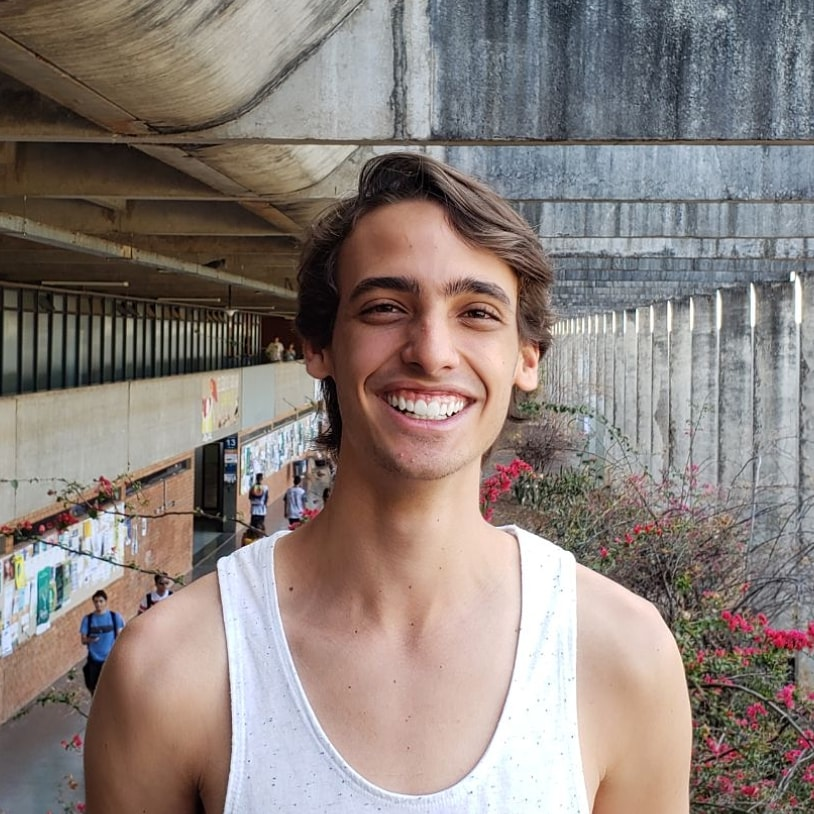
#> input picture imagens/Eu.jpeg, 814 x 814 px, given in place of the camera
$ python MorphTrans.py
#> lines starting #> are read from the running program, lines starting #| are printed output that depends on the picture; after the words box and inside, x2 and y2 are one past the last pixel; in counts of white or black regions, pixels touching at a corner belong together
import cv2
import numpy as np

cap = cv2.VideoCapture(0)

# Cria-se um filtro de tamanho (x,y) para servir de parametro nas funções a seguir
filtro = np.ones((5,5), np.uint8)

while True:
    _, frame = cap.read()
#> frame is the input picture: shape (814, 814, 3); mean B, G, R 123.6, 128.7, 139.7

    # Converte a imagem para tons de cinza
    gray = cv2.cvtColor(frame, cv2.COLOR_BGR2GRAY)
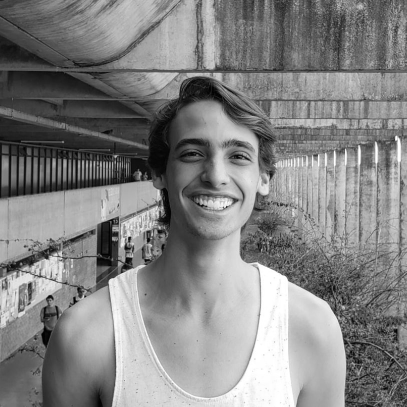
#> gray: shape (814, 814) (shown at 1/2 size); min 0, max 255, mean 131.4

    # Embassa a imagem para diminuir o ruído
    blur = cv2.GaussianBlur(gray,(5,5), 0)

    # Realiza o threshold OTSU
    _,mask = cv2.threshold(blur, 128, 255, cv2.THRESH_BINARY+cv2.THRESH_OTSU)
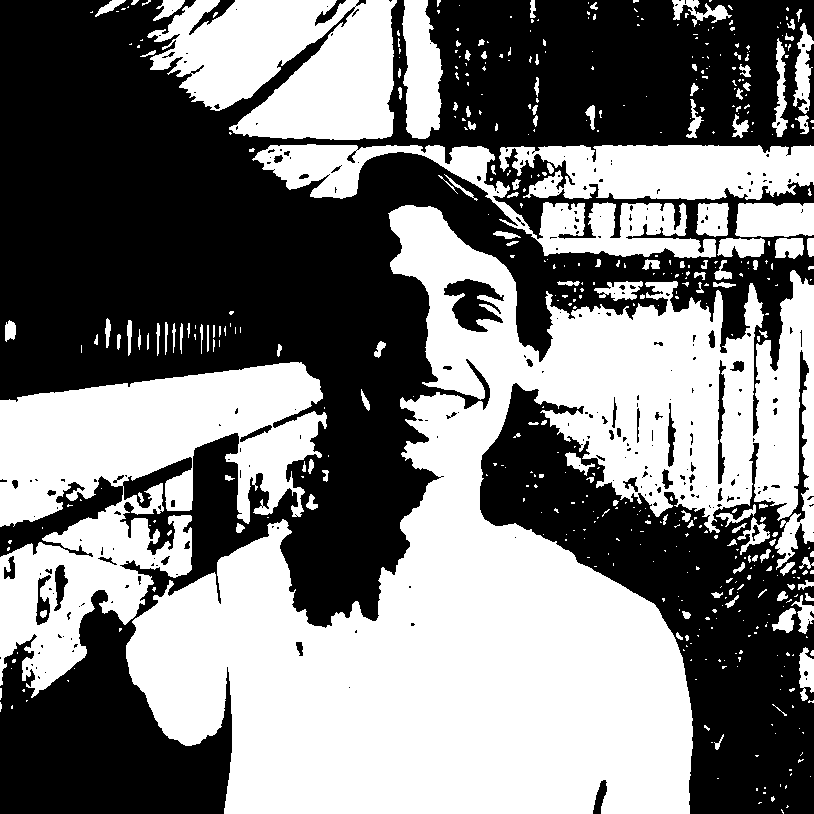
#> mask: shape (814, 814); 49% white; 508 white regions (374 under 20 px), largest, box (x1, y1, x2, y2) and area: (126, 205, 814, 814) 197231, (0, 362, 327, 698) 51335, (147, 0, 397, 140) 25757

    # Essa é uma operação de remoção de falsos positivos
    # Deixa de reconhecer muita coisa
    # Para cada positivo, ele olha para seus vizinhos com base no tamanho do filtro e analisa se aquilo é de fato positivo
    erosao = cv2.erode(mask, filtro, iterations = 1)
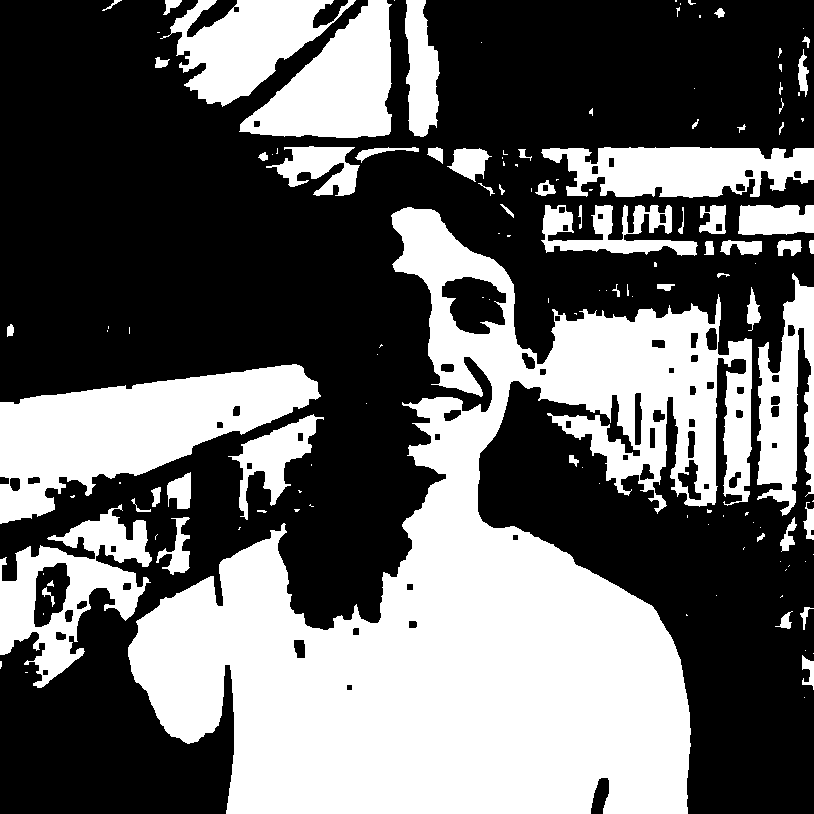
#> erosao: shape (814, 814); 40.4% white; 134 white regions (75 under 20 px), largest, box (x1, y1, x2, y2) and area: (128, 207, 752, 814) 168823, (0, 364, 321, 524) 24860, (239, 0, 392, 138) 11842

    # Essa é uma operação de remoção de falsos negativos
    # Passa a reconhecer muita coisa
    # Para cada negativo, ele olha para seus vizinhos com base no tamanho do filtro e analisa se aquilo é de fato negativo
    dilatacao = cv2.dilate(mask, filtro, iterations = 1)
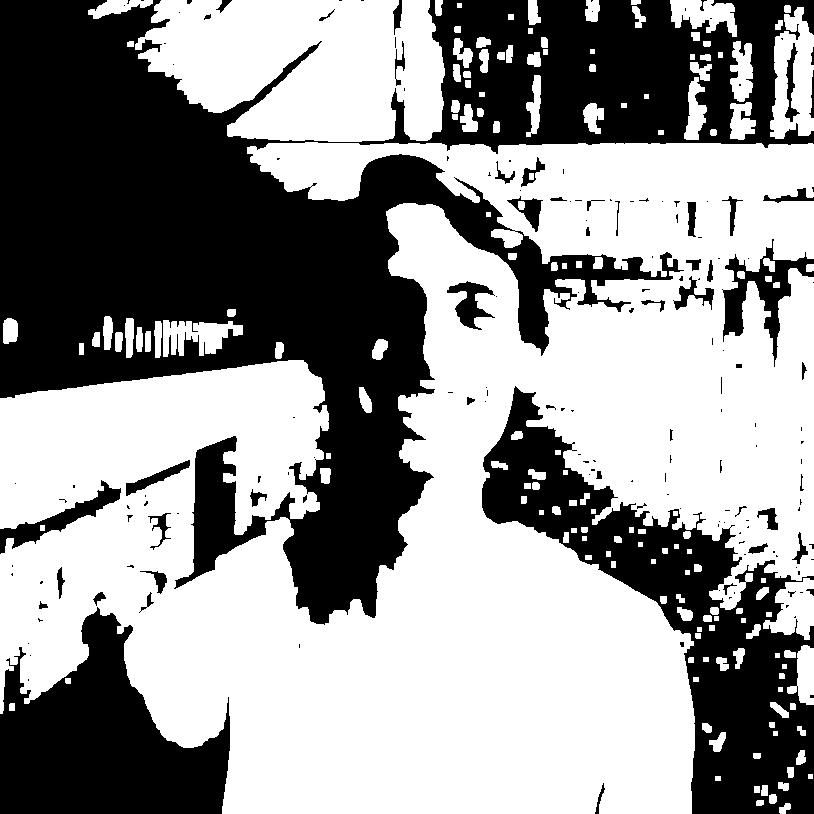
#> dilatacao: shape (814, 814); 58.5% white; 171 black regions (118 under 20 px), largest, box (x1, y1, x2, y2) and area: (0, 0, 814, 625) 191616, (482, 386, 814, 814) 42399, (0, 607, 230, 814) 28037

    # Essa é uma operação de remoção de falsos positivos
    # Ela é o resultado da operação dilatacao(erosao(frame))
    opening = cv2.morphologyEx(mask, cv2.MORPH_OPEN, filtro)
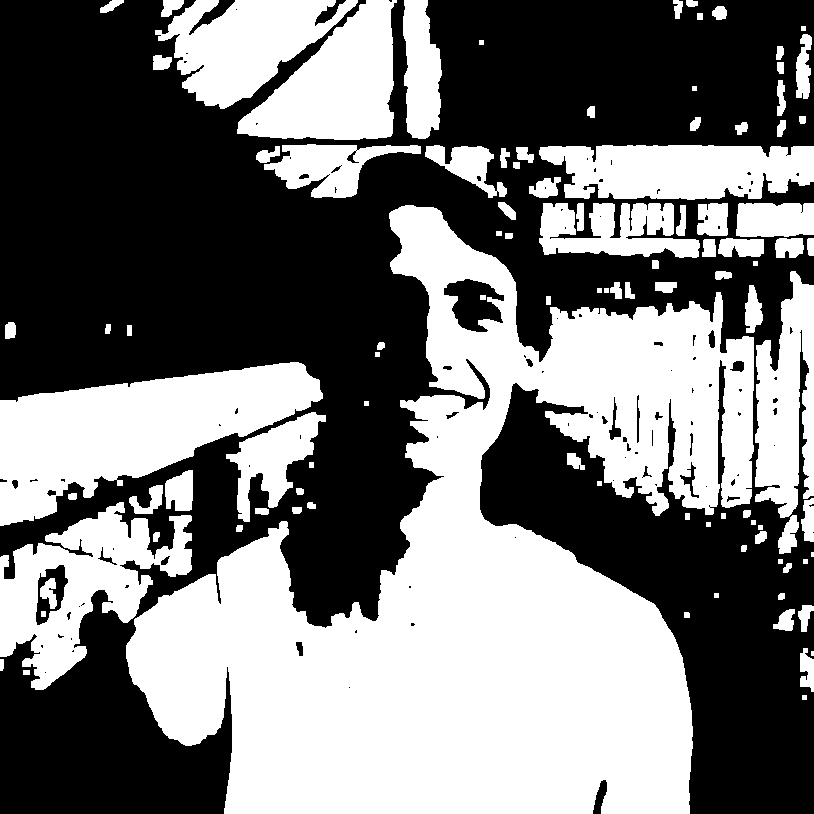
#> opening: shape (814, 814); 46.9% white; 102 white regions (2 under 20 px), largest, box (x1, y1, x2, y2) and area: (126, 205, 754, 814) 183058, (0, 362, 323, 526) 27144, (0, 502, 192, 690) 16016

    # Essa é uma operação de remoção de falsos negativos
    # Ela é o resultado da operação erosao(dilatacao(frame))
    closing = cv2.morphologyEx(mask, cv2.MORPH_CLOSE, filtro)
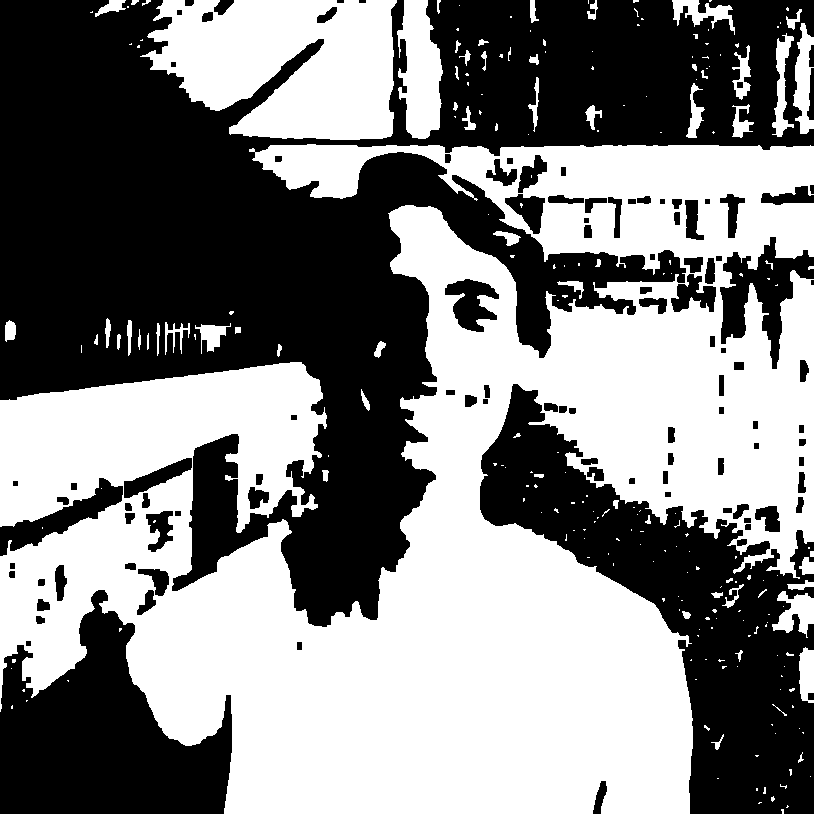
#> closing: shape (814, 814); 51.4% white; 106 black regions (1 under 20 px), largest, box (x1, y1, x2, y2) and area: (0, 0, 814, 627) 215980, (480, 384, 814, 814) 52268, (0, 590, 232, 814) 30191

    # cv2.imshow('Mascara', mask)
    cv2.imshow('Erosao', erosao)
    cv2.imshow('Dilatacao', dilatacao)
    cv2.imshow('Opening', opening)
    cv2.imshow('Closing', closing)

    if cv2.waitKey(50) == 27:
#> (key Esc is pressed here)
        break


cap.release()
cv2.destroyAllWindows()

$ run again, on imagens/imagem1.jpeg
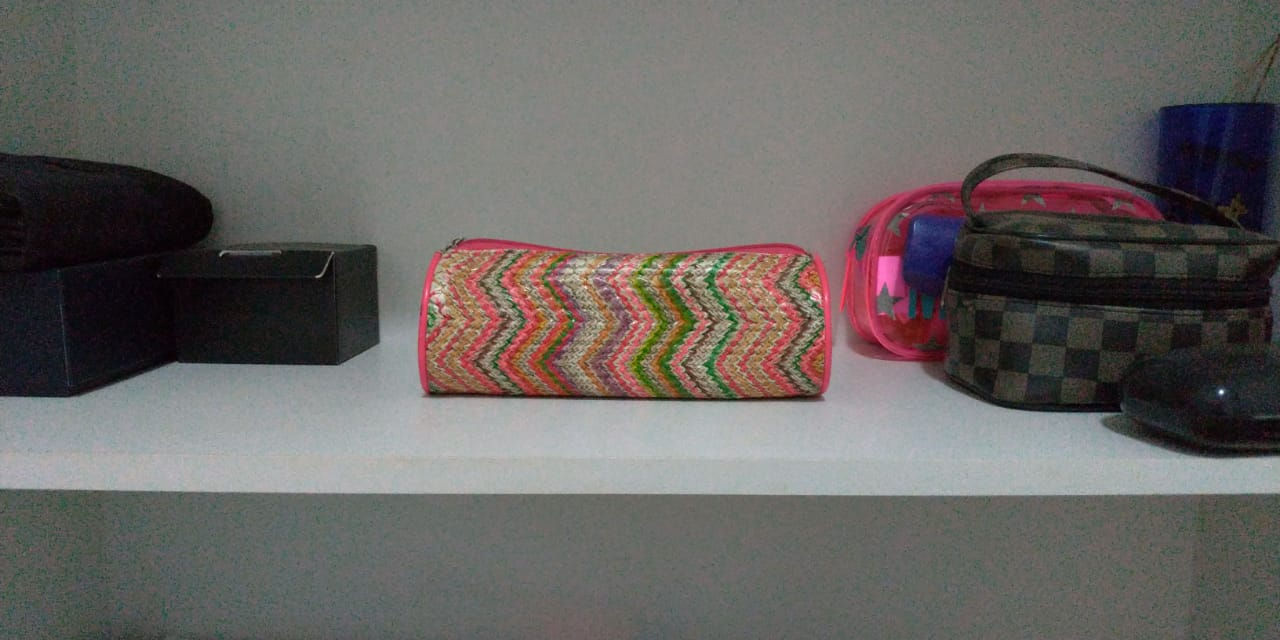
#> input picture imagens/imagem1.jpeg, 1280 x 640 px, given in place of the camera
#> frame is the input picture: shape (640, 1280, 3); mean B, G, R 99.4, 101.8, 105.4
#> `_,mask = cv2.threshold(blur, 128, 255, cv2.THRESH_BINARY+cv2.THRESH_OT..`:
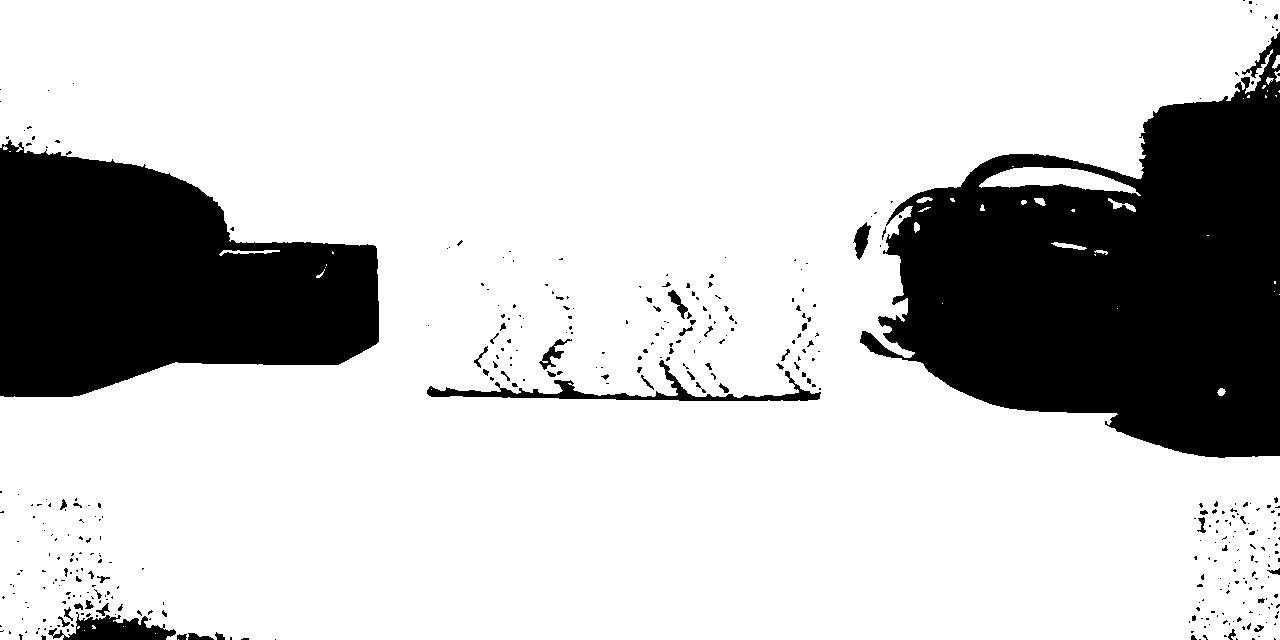
#> mask: shape (640, 1280); 78.1% white; 386 black regions (327 under 20 px), largest, box (x1, y1, x2, y2) and area: (860, 32, 1280, 458) 103687, (0, 140, 379, 397) 66574, (427, 360, 821, 401) 2783
#> erosao: shape (640, 1280); 74.8% white; 152 black regions (3 under 20 px), largest, box (x1, y1, x2, y2) and area: (858, 24, 1280, 460) 109383, (0, 134, 381, 399) 69268, (425, 280, 823, 403) 9651
#> dilatacao: shape (640, 1280); 80.1% white; 45 black regions (30 under 20 px), largest, box (x1, y1, x2, y2) and area: (881, 84, 1280, 456) 96955, (0, 147, 377, 395) 63896, (71, 620, 171, 640) 1184
#> opening: shape (640, 1280); 77.7% white; 269 black regions (212 under 20 px), largest, box (x1, y1, x2, y2) and area: (860, 29, 1280, 458) 104928, (0, 136, 379, 397) 66962, (427, 339, 821, 401) 3476
#> `closing = cv2.morphologyEx(mask, cv2.MORPH_CLOSE, filtro)`:
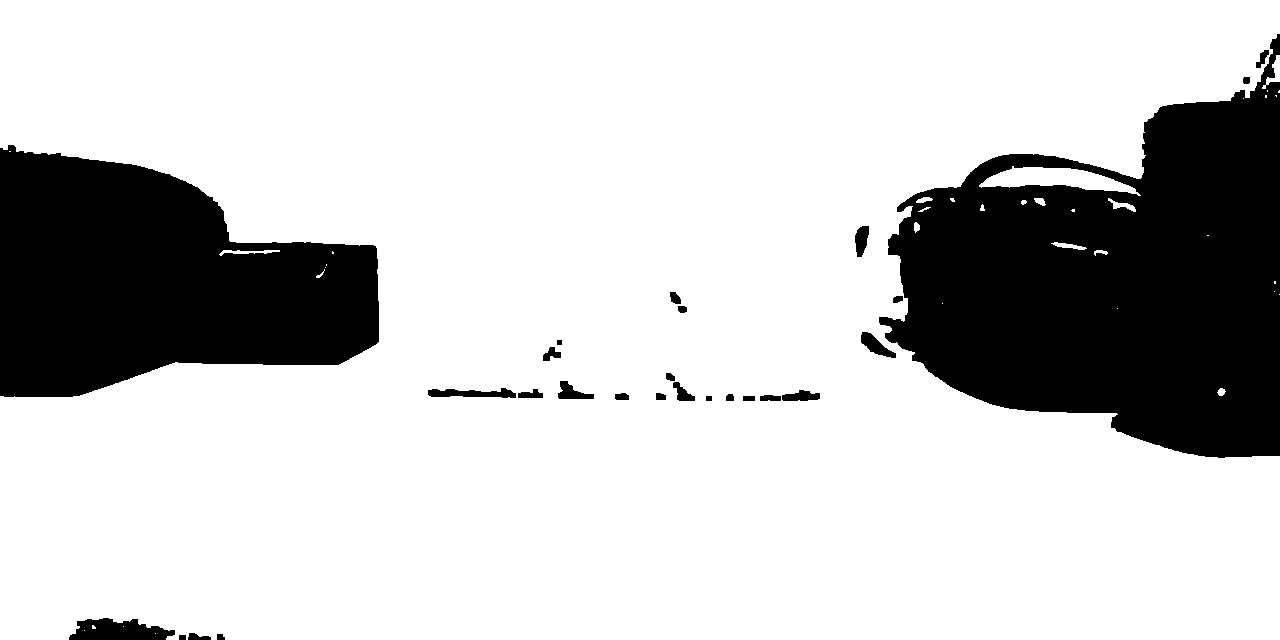
#> closing: shape (640, 1280); 78.8% white; 27 black regions, largest, box (x1, y1, x2, y2) and area: (879, 34, 1280, 458) 102443, (0, 145, 379, 397) 66455, (69, 618, 175, 640) 1663

$ run again, on imagens/imagem2.jpeg
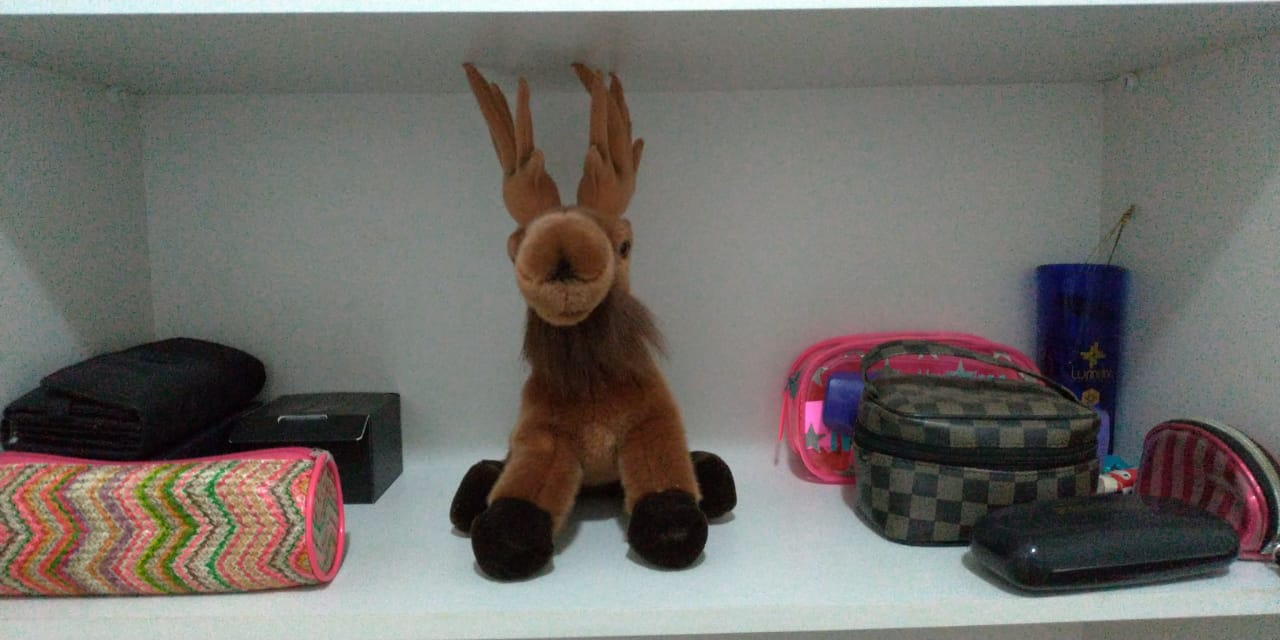
#> input picture imagens/imagem2.jpeg, 1280 x 640 px, given in place of the camera
#> frame is the input picture: shape (640, 1280, 3); mean B, G, R 104, 108.3, 110.9
#> `_,mask = cv2.threshold(blur, 128, 255, cv2.THRESH_BINARY+cv2.THRESH_OT..`:
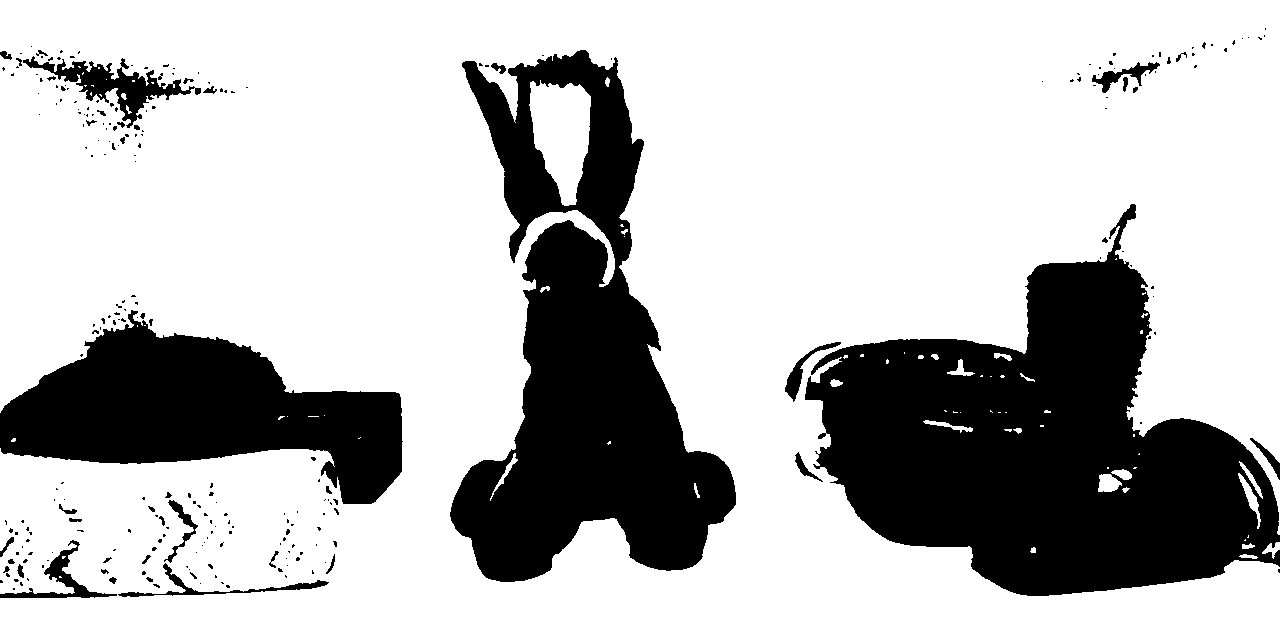
#> mask: shape (640, 1280); 73.5% white; 259 black regions (213 under 20 px), largest, box (x1, y1, x2, y2) and area: (805, 204, 1280, 596) 95780, (450, 50, 736, 582) 70983, (0, 310, 403, 504) 40248
#> erosao: shape (640, 1280); 69.6% white; 84 black regions, largest, box (x1, y1, x2, y2) and area: (783, 202, 1280, 598) 103781, (448, 48, 738, 584) 77909, (0, 298, 405, 517) 44057
#> dilatacao: shape (640, 1280); 76.6% white; 43 black regions (25 under 20 px), largest, box (x1, y1, x2, y2) and area: (807, 254, 1280, 594) 88009, (452, 223, 734, 580) 50462, (0, 328, 400, 502) 37289
#> opening: shape (640, 1280); 73% white; 165 black regions (133 under 20 px), largest, box (x1, y1, x2, y2) and area: (785, 204, 1280, 596) 98115, (450, 50, 736, 582) 71707, (0, 310, 403, 515) 40877
#> `closing = cv2.morphologyEx(mask, cv2.MORPH_CLOSE, filtro)`:
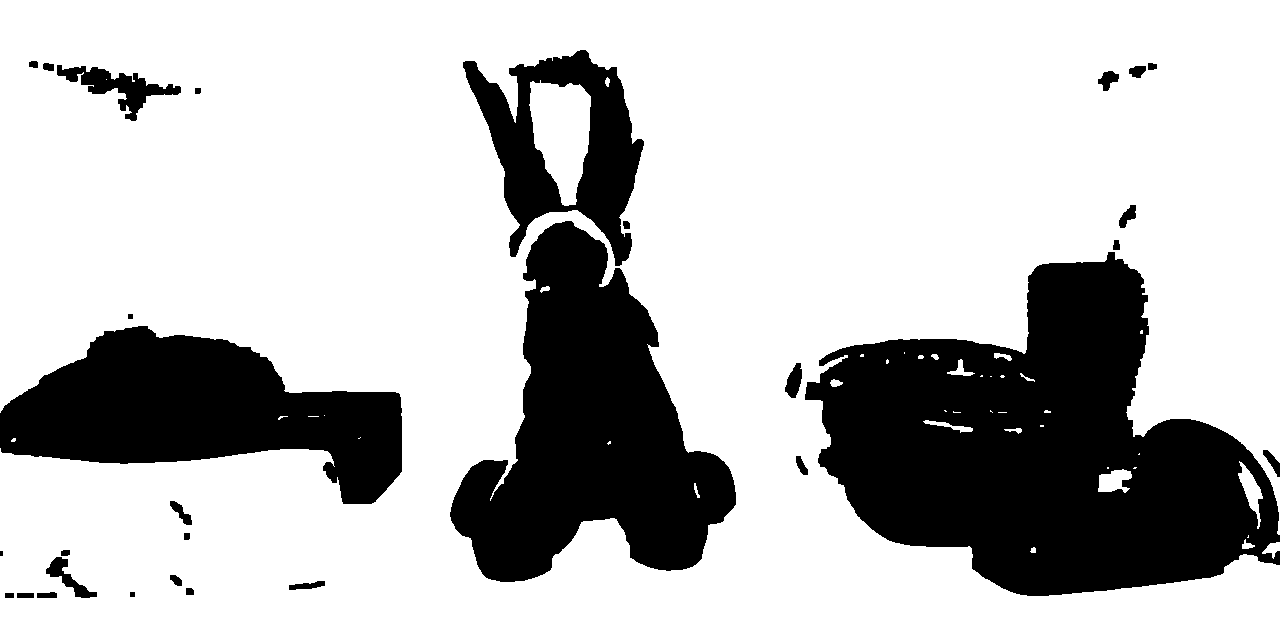
#> closing: shape (640, 1280); 74.3% white; 30 black regions (1 under 20 px), largest, box (x1, y1, x2, y2) and area: (805, 252, 1280, 596) 94666, (450, 221, 736, 582) 54030, (0, 326, 402, 504) 39971
